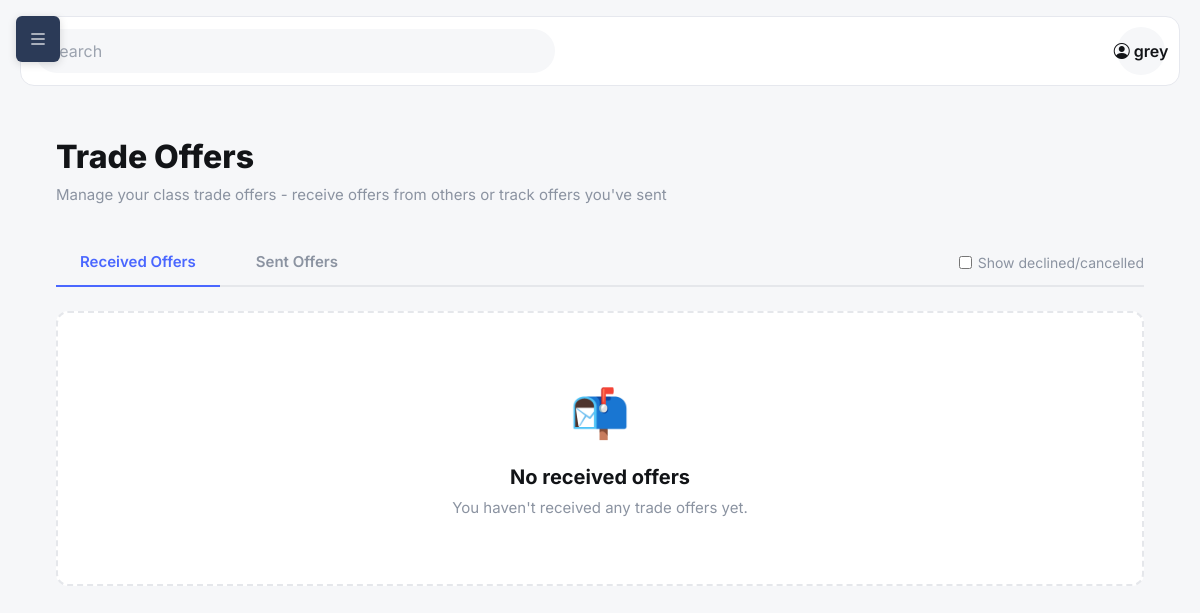
Before: /classes/trades/ (signed in) with the older database file.
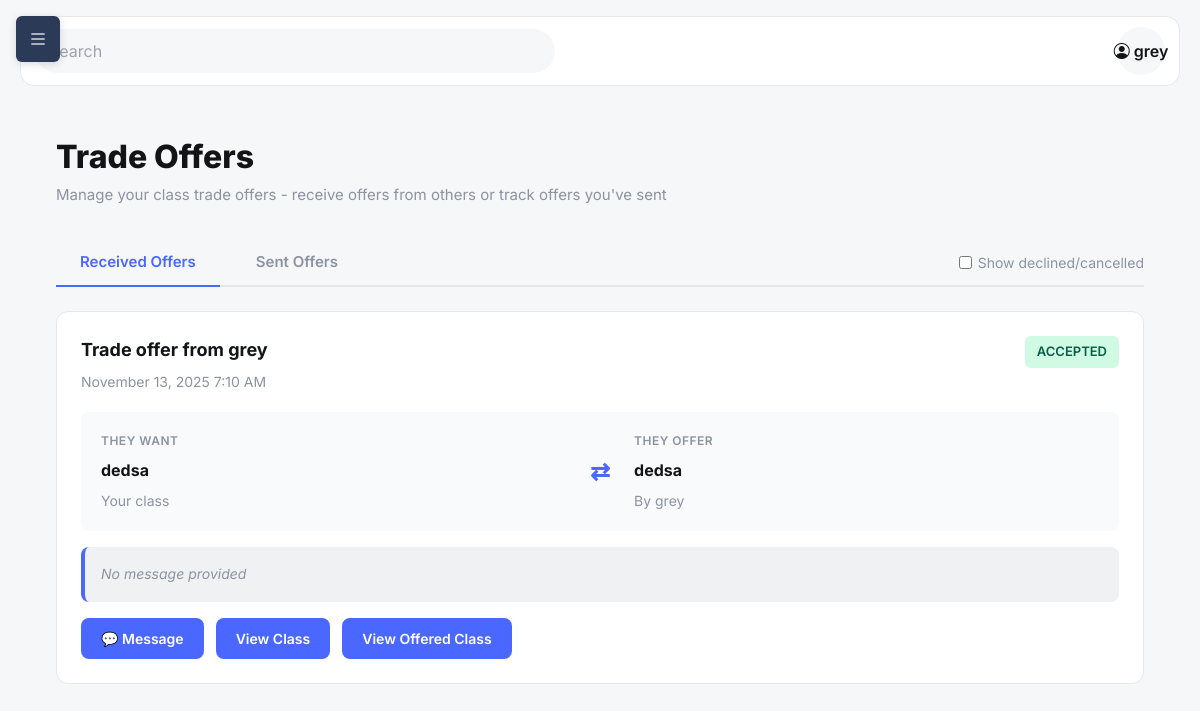
After: the same page with the newer database file.
### skills/models.py (models this page shows, shortened)
class ClassTradeOffer(models.Model):
    PENDING = 'pending'
    ACCEPTED = 'accepted'
    DECLINED = 'declined'
    CANCELLED = 'cancelled'
    STATUS_CHOICES = [
        (PENDING, 'Pending'),
        (ACCEPTED, 'Accepted'),
        (DECLINED, 'Declined'),
        (CANCELLED, 'Cancelled'),
    ]
    message = models.CharField(max_length=300, blank=True)
    status = models.CharField(max_length=20, choices=STATUS_CHOICES, default=PENDING)
    expires_at = models.DateTimeField(blank=True, null=True)
    decided_at = models.DateTimeField(blank=True, null=True)
    created_at = models.DateTimeField(auto_now_add=True)
    proposer = models.ForeignKey(settings.AUTH_USER_MODEL, on_delete=models.CASCADE, related_name='proposed_class_trades')
    receiver = models.ForeignKey(settings.AUTH_USER_MODEL, on_delete=models.CASCADE, related_name='received_class_trades')
    offered_class = models.ForeignKey(TeachingClass, on_delete=models.CASCADE, related_name='offers_made')
    requested_class = models.ForeignKey(TeachingClass, on_delete=models.CASCADE, related_name='offers_received')

class TeachingClass(models.Model):
    BEGINNER = 'beginner'
    INTERMEDIATE = 'intermediate'
    ADVANCED = 'advanced'
    DIFFICULTY_CHOICES = [
        (BEGINNER, 'Beginner'),
        (INTERMEDIATE, 'Intermediate'),
        (ADVANCED, 'Advanced'),
    ]
    title = models.CharField(max_length=200)
    slug = models.SlugField(max_length=220, unique=True)
    short_description = models.CharField(max_length=300, blank=True)
    full_description = models.TextField(blank=True)
    difficulty = models.CharField(max_length=20, choices=DIFFICULTY_CHOICES, default=BEGINNER)
    duration_minutes = models.PositiveIntegerField(default=0)
    price_cents = models.PositiveIntegerField(default=0, help_text='Price in cents (e.g., 1999 = $19.99)')
    is_tradeable = models.BooleanField(default=False)
    trade_notes = models.CharField(max_length=200, blank=True)
    intro_video = models.FileField(upload_to='class_intros/', blank=True, null=True)
    thumbnail = models.ImageField(upload_to='class_thumbs/', blank=True, null=True)
    is_published = models.BooleanField(default=False)
    avg_rating = models.DecimalField(max_digits=3, decimal_places=2, default=0)
    reviews_count = models.PositiveIntegerField(default=0)
    created_at = models.DateTimeField(auto_now_add=True)
    updated_at = models.DateTimeField(auto_now=True)
    teacher = models.ForeignKey(settings.AUTH_USER_MODEL, on_delete=models.CASCADE, related_name='teaching_classes')
    class Meta:
        ordering = ['-created_at']

### skills/views.py (the view)
# urls.py: path("trades/", views.TradeOffersListView.as_view(), name="trade_offers"),
class TradeOffersListView(LoginRequiredMixin, View):
    template_name = 'skills/trade_offers.html'
    def get(self, request):
        show_all = request.GET.get('show_all', 'false').lower() == 'true'
        received_queryset = ClassTradeOffer.objects.filter(
            receiver=request.user
        ).select_related('proposer', 'offered_class', 'requested_class')
        if not show_all:
            received_queryset = received_queryset.exclude(
                status__in=[ClassTradeOffer.DECLINED, ClassTradeOffer.CANCELLED]
            )
        received_offers = received_queryset.order_by('-created_at')
        sent_queryset = ClassTradeOffer.objects.filter(
            proposer=request.user
        ).select_related('receiver', 'offered_class', 'requested_class')
        if not show_all:
            sent_queryset = sent_queryset.exclude(
                status__in=[ClassTradeOffer.DECLINED, ClassTradeOffer.CANCELLED]
            )
        sent_offers = sent_queryset.order_by('-created_at')
        context = {
            'received_offers': received_offers,
            'sent_offers': sent_offers,
            'show_all': show_all,
        }
        return render(request, self.template_name, context)

### skills/templatetags/skills_tags.py (called while the page is built)
@register.simple_tag(takes_context=True)
def pending_trade_offers_count(context):
    request = context.get('request')
    if not request or not request.user.is_authenticated:
        return 0
    return ClassTradeOffer.objects.filter(
        receiver=request.user,
        status=ClassTradeOffer.PENDING
    ).count()

### skills/templates/skills/trade_offers.html (shortened to what this page needs)
{% extends 'base.html' %}
{% block content %}
<div class="trade-offers-page">
  <div class="page-header">
    <h1>Trade Offers</h1>
    <p>Manage your class trade offers - receive offers from others or track offers you've sent</p>
  </div>
  <div class="tabs">
    <button class="tab active" onclick="showTab('received')">Received Offers</button>
    <button class="tab" onclick="showTab('sent')">Sent Offers</button>
    <div style="margin-left: auto; display: flex; align-items: center; gap: 12px;">
      <label style="display: flex; align-items: center; gap: 6px; font-size: 14px; color: var(--muted); cursor: pointer;">
        <input type="checkbox" id="showAllToggle" {% if show_all %}checked{% endif %} onchange="toggleShowAll()" style="cursor: pointer;">
        <span>Show declined/cancelled</span>
      </label>
    </div>
  </div>
  <div id="received-tab" class="tab-content active">
    {% if received_offers %}
      <div class="trade-offers-list">
        {% for offer in received_offers %}
          <div class="trade-offer-card">
            <div class="trade-offer-header">
              <div class="trade-offer-info">
                <div class="trade-offer-title">
                  Trade offer from {{ offer.proposer.username }}
                </div>
                <div class="trade-offer-meta">
                  {{ offer.created_at|date:"F d, Y g:i A" }}
                </div>
              </div>
              <span class="trade-offer-status status-{{ offer.status }}">
                {{ offer.get_status_display }}
              </span>
            </div>
            <div class="trade-details">
              <div class="trade-class">
                <div class="trade-class-label">They Want</div>
                <div class="trade-class-title">{{ offer.requested_class.title }}</div>
                <div class="trade-class-teacher">Your class</div>
              </div>
              <div class="trade-arrow">⇄</div>
              <div class="trade-class">
                <div class="trade-class-label">They Offer</div>
                <div class="trade-class-title">{{ offer.offered_class.title }}</div>
                <div class="trade-class-teacher">By {{ offer.offered_class.teacher.username }}</div>
              </div>
            </div>
            {% if offer.message %}
              <div class="trade-message">{{ offer.message }}</div>
            {% else %}
              <div class="trade-message empty">No message provided</div>
            {% endif %}
            <div class="trade-actions">
              <a href="{% url 'chat:messages' %}?user={{ offer.proposer.username }}" class="btn-trade btn-view">
                💬 Message
              </a>
              <a href="{% url 'skills:class_detail' offer.requested_class.slug %}" class="btn-trade btn-view">
                View Class
              </a>
              <a href="{% url 'skills:class_detail' offer.offered_class.slug %}" class="btn-trade btn-view">
                View Offered Class
              </a>
            </div>
          </div>
        {% endfor %}
      </div>
    {% else %}
      <div class="empty-state">
        <div class="empty-state-icon">📬</div>
        <h3>No received offers</h3>
        <p>You haven't received any trade offers yet.</p>
      </div>
    {% endif %}
  </div>
</div>
{% endblock %}

Changed rows visible on the page:
added ClassTradeOffer: proposer.username "grey", created_at "November 13, 2025 7:10 AM", status "ACCEPTED", requested_class "dedsa", offered_class "dedsa", offered_class.teacher.username "grey", message "No message provided"
Other visible differences:
text no longer shown: "📬 No received offers You haven't received any trade offers yet."
